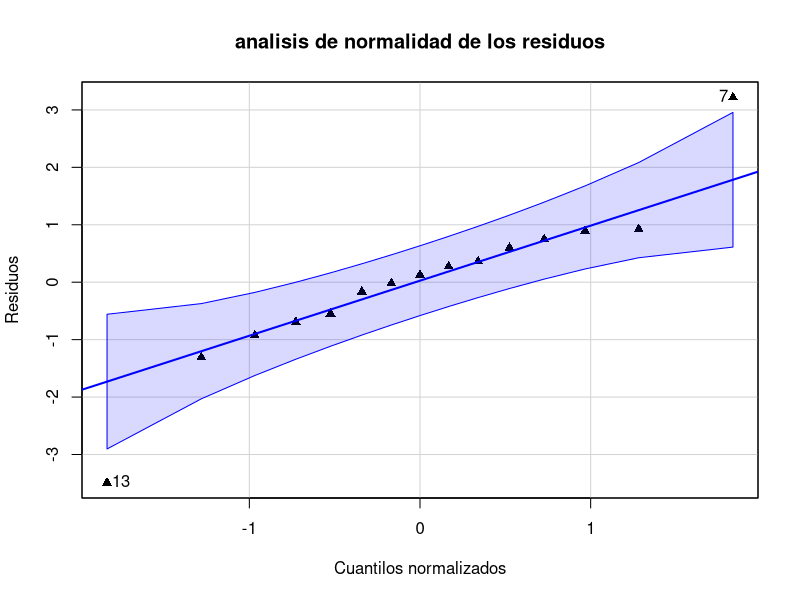

The R source for this figure: (Note: this script raises an error after producing the figure.)

#-------------------------------------------------------------------------------Ejercico 36
psi=c(1.1,
      1.3,
      1.1,
      1.3,
      1.2,
      1.2,
      1.2,
      1.2,
      1.3)

pureza= c(
  83.0,
  85.7,
  84.0,
  86.0,
  84.0,
  83.5,
  83.0,
  84.0,
  86.3)

modelo.36=lm(pureza~psi)
summary(modelo.36)
#-------------------------------------------------------------------------------Ejercicio 38



library(car)
vida= c(8,7,7,8,9,10,14,12,12,13,14,14,11,16,16)
humedad= c(95,90,85,80,75,70,65,60,55,50,45,40,35,30,25)

lm.viva.humedad=lm(formula=vida~humedad)
summary(lm.viva.humedad)

qqPlot(lm.viva.humedad$residuals, main= "analisis de normalidad de los residuos",
       xlab="Cuantilos normalizados",
       ylab="Residuos",
       pch=17)
shapiro.test(lm.viva.humedad$residuals)
#no se rechaza 

#-------------------------------------------------------------------------------Ejercicio 39



#a)	Haga gráficos de dispersión entre cada variable independiente y el consumo de electricidad.
attach(electricidad)
names(electricidad)

par(mfrow=c(1,3))

plot(gastokw~alquilado)
plot(gastokw~miembroshogar)
plot(gastokw~metroscuad)

#El mejor predictor es el grafico tres
#Para crear un grafico de cajas solo cambiamos a as factor la segunda variable

plot(gastokw~as.factor(alquilado))
#No podemos hacer un boxplot para las otras dos variables porque no son variables cualitativas

#b)	Estime un modelo de regresión con la variable dependiente y las independientes antes señaladas.
#Escriba la ecuación.

mod.39 <- lm(gastokw~alquilado+miembroshogar+metroscuad)
summary(mod.39)
#ecuacion: 90.11x+5051.80

#c)	Sin mirar los p-values de los coeficientes,
#interprete los 4 coeficientes de regresión que tiene en la ecuación.

#1- El promedio de gasto de los alquilados es 4694.88 menos que los no alquilados,
#manteniendo constantes las variables

#2- Por cada miembro del hogar adicional, el gasto va a tener un aumento de 303.21 kilowatts, 
#manteniendo constantes las variables

#3- Por cada metro cuadrado, aumenta el consumo en 90.11 kilovatios, manteniendo costantes las variables

#d)	Plantee las hipótesis nulas y alternativas tanto de los coeficientes como 
#la hipótesis nula global (la prueba F) implícitas en la salida de regresión.

##H0: Beta0=0; H1:Beta0<>0
##H0: Beta1=0; H1:Beta1<>0
##H0: Beta2=0; H1:Beta2<>0
##H0: Beta3=0; H1:Beta3<>0

##H0: Beta1=Beta2=Beta3=0; H1: Al menos un Betai<>0

#e)	Interprete los resultados de cada una de las pruebas de hipótesis usando como indicador los p-values.

#Rechazo H0: beta0=0
#Rechazo H0: beta1=0
#No Rechazo H0: beta2=0
#Rechazo H0: beta3=0


#Rechazo H0: beta0=beta1=beta2=beta3=0

#f)	Interprete el coeficiente de determinación.
#El modelo explica el 64.54% de la variabilidad del gasto en electricidad

#g)	Interprete el gráfico de residuos contra los predichos (puede suponer homoscedasticidad).

par(mfrow=c(1,1))
plot(mod.39$fitted.values,mod.39$residuals)
plot(mod.39$residuals~mod.39$fitted.values)

#h)	Realice la prueba de Shapiro para los residuos.  Se rechaza o no se rechaza H0, con un alfa=0.05

#H0: errores se distribuyen normalmente
#H1: errores no se distribuyen normalmente 

shapiro.test(mod.39$residuals)

library(car)
qqPlot(mod.39$residuals)

#R/ No hay suficiente evidencia estadistica para rechazar la hipotesis nula de que los residuos se distribuyen
#normalmente

#-------------------------------------------------------------------------------Ejercicio 42

library(car)

sexo <- c(rep(1,12),rep(0,12))
felicidad <- c(9,4.5,6.3,5.8,8.3,3.1,
               2.5,9.1,7.4,3.3,4.1,2.1,
               6.6,2.7,5.2,8,3.6,5.9,
               2.4,6,2,3.6,3,5.20)

length(sexo)
length(felicidad)

#modelo de regresion 
mod.ej42=lm(felicidad~as.factor(sexo))
summary(mod.ej42)

#Evaluar el supuesto de homoscedasticidad
par(mfrow=c(1,2))
plot(mod.ej42$residuals~mod.ej42$fitted.values)
boxplot(felicidad~as.factor(sexo),names=c("Mujer","Hombre"))

#levene test para probar homocedasticidad 
leveneTest(felicidad~as.factor(sexo))
#solo funciona cuando la variable independiente es cualitativa

#H0;var1=Var0
#H1;var1<>var2


#Evaluar normalidad condicional 

par(mflow=c(1,1))
qqPlot(mod.ej42$residuals)


#shapiro
shapiro.test(mod.ej42$residuals)

#si suponemos normalidad preferimos la prueba parametrica
#Prueba parametrica 

t.test(felicidad[sexo==0],felicidad[sexo==1],paired=F,var.equal = T)
#no parametrica 
wilcox.test(felicidad[sexo==0],felicidad[sexo==1],paired=F)

#para analizar homocedasticidad 
par(mfrow=c(1,2))
plot(mod.ej42$residuals ~mod.ej42$fitted.values)
boxplot(felicidad~sexo)


(data.ej42=data.frame(felicidad,sexo))

cuadrado.medio= function(datos,d){
  objeto.lm=lm(datos[d,]$felicidad~datos[d,]$sexo)
  objeto.anova= anova(objeto.lm)
  cme=objeto.anova[2,3]
  print(cme)
  
}

cuadrado.medio(data.ej42)

library(boot)

boot(data.ej42,cuadrado.medio,R=999)

#-------------------------------------------------------------------------------Ejercicio 46
#H0: Mu1=Mu2

#creamos los vectores
maq1=c(8.26,8.13,8.385,8.07,8.34)
maq2=c(7.95,7.89,7.9,8.14,7.92,7.84)

#Creamos el arreglo y los graficos de normalidad
maq.total=c(maq1,maq2)
tipo=as.factor(c(rep(1,5),rep(2,6)))
par(mfrow=c(1,2))
qqPlot(maq1)
qqPlot(maq2)

#Probamos la normalidad
shapiro.test(maq1)
shapiro.test(maq2)

#H0: Mu1=Mu2
#H1: Mu1<>Mu2
#Hacemos la prueba de wilcoxon
#a)
wilcox.test(
  maq1,
  maq2,
  paired=F
)


#H0: Var1=Var2
#H1: Var1<> Var2
#Hacemos la prueba leveneTest
#b)
leveneTest(maq.total,tipo)

#Hacemos la prueba t 
#c)
t.test(maq1,maq2,paired=F,var.equal=T)

#-------------------------------------------------------------------------------Ejercicio 40
aditivo.factor=as.factor(c(rep(1,4),rep(2,4),rep(3,4),rep(4,4),rep(5,4)))
rendimiento=c(17,14,13,12,14,14,13,10,12,13,12,9,13,11,11,12,11,12,10,8)
tapply(rendimiento,aditivo.factor,mean)
mean(rendimiento)
sd(rendimiento)

#Análisis exploratorio de variabilidad mediante grafico de cajas

etiquetas=c("A1","A2","A3","A4","A5") #Nombre de las etiquetas

boxplot(
  rendimiento~aditivo.factor, 
  names=etiquetas
)

#Pruebas de homogeneidad de varianzas

#H0: Sigma1=sigma2=sigma3=sigma4=sigma5 
#H1: Al menos un sigma_i<>sigma_j

library(car)

leveneTest(rendimiento,aditivo.factor)



#anova 
#H0: Mu1=Mu2=Mu3=Mu4=Mu5
#H1: Al menos un MU_i <> Mu_j

anova.1=lm(rendimiento~aditivo.factor)
anova.1
#Análisis de Variancia
summary(anova.1)
anova(anova.1)
 #supuesto de normalidad de los residuos 
qqPlot(anova.1$residuals)
shapiro.test(anova.1$residuals)


#grafico para analizar homoestasticidad con los residuos
plot(anova.1$fitted.values,anova.1$residuals)

#aov para hacer el tukey
anova.2=
  aov(rendimiento~aditivo.factor)
anova(anova.2)

#H0: Mu1=Mu2, Mu1=Mu3, Mu1=Mu4, Mu1=Mu5, Mu2=Mu3, Mu2=Mu4, Mu2=Mu5, Mu3=Mu4, Mu3=Mu5,Mu4=Mu5

TukeyHSD(anova.2)
#Oneway.test cuando se viola el supuesto de homoscedasticidad


#-------------------------------------------------------------------------------Ejercicio 41
planta.factor=as.factor(c(rep(1,9),rep(2,9),rep(3,9)))
produc=c(10,12,15,18,9,17,15,12,18,15,17,18,12,13,11,12,11,12,12,17,15,15,18,12,13,14,14)
tapply(produc,planta.factor,mean)
df=data.frame(produc,planta.factor)
df

etiquetas=c("Alajuela","Heredia","San jose") #Nombre de las etiquetas

boxplot(
  produc~planta.factor, 
  names=etiquetas
)

#anova 
#H0: Mu1=Mu2=Mu3
#H1: Al menos un MU_i <> Mu_j

anova.prod=lm(produc~planta.factor)
anova.prod
anova(anova.prod)

#supuesto de normalidad de los residuos 
qqPlot(anova.prod$residuals)
shapiro.test(anova.prod$residuals)

#H0: Sigma1=sigma2=sigma3
#H1: Al menos un sigma_i<>sigma_j

leveneTest(produc,planta.factor)


#-------------------------------------------------------------------------------Ejercicio 43 
#H0: Mu1=Mu2

#creamos los vectores
maq1=c(8.26,8.13,8.385,8.07,8.34)
maq2=c(7.95,7.89,7.9,8.14,7.92,7.84)

maq.total=c(maq1,maq2)
tipo=as.factor(c(rep(0,5),rep(1,6)))
etiquetas=c("maquina 1","maquina 2") #Nombre de las etiquetas

boxplot(
  maq.total~tipo, 
  names=etiquetas
)

leveneTest(maq.total,tipo)

anova.maq=lm(maq.total~tipo)
summary(anova.maq)

anova(anova.maq)


qqPlot(anova.maq$residuals)
shapiro.test(anova.maq$residuals)

#grafico para analizar homoestasticidad con los residuos
plot(anova.maq$fitted.values,anova.maq$residuals)
